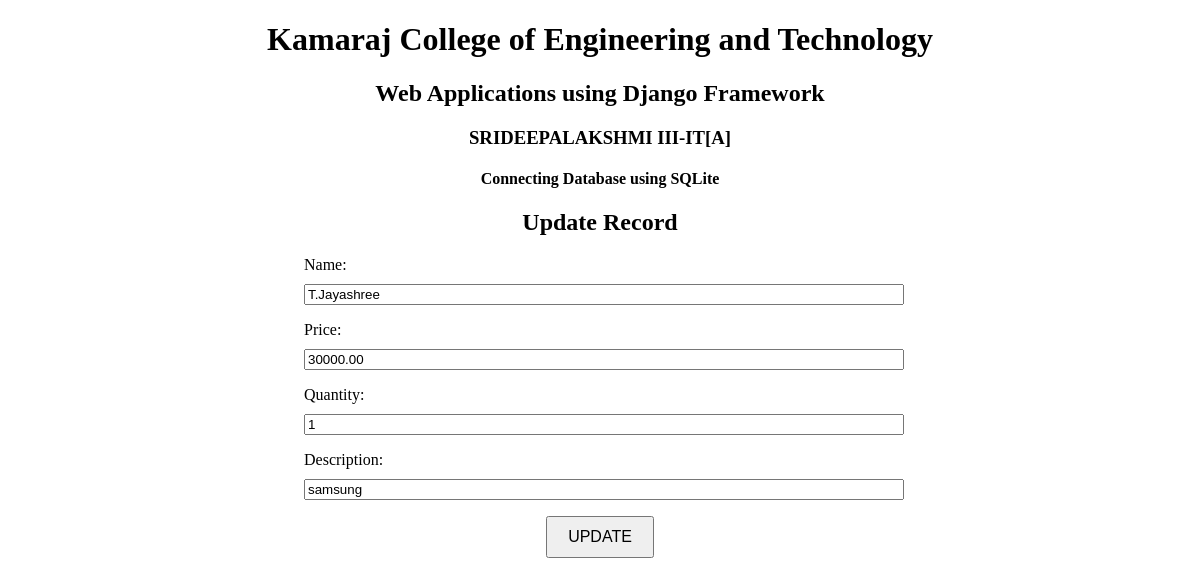
The page /update/4/ on the database its author committed.
### ex6app/models.py (models this page shows, shortened)
class Product(models.Model):
    name = models.CharField(max_length=100)
    price = models.DecimalField(max_digits=10, decimal_places=2)
    quantity = models.PositiveIntegerField()
    description = models.CharField(max_length=100)

### ex6app/views.py (the view)
# urls.py: path('update/<int:pk>/', views.product_update, name='product_update'),  # Update product by ID
def product_update(request, pk):
    product = get_object_or_404(Product, pk=pk)
    if request.method == 'POST':
        form = ProductForm(request.POST, instance=product)
        if form.is_valid():
            form.save()
            return redirect('product_list')
    else:
        form = ProductForm(instance=product)
    return render(request, 'product_form.html', {'form': form})

### ex6app/forms.py
class ProductForm(forms.ModelForm):
    class Meta:
        model = Product
        fields = ['name', 'price', 'quantity', 'description']

### ex6app/templates/product_form.html (shortened to what this page needs)
<!DOCTYPE html>
<html lang="en">
<head>
</head>
<body>
    <h1>Kamaraj College of Engineering and Technology</h1>
    <h2>Web Applications using Django Framework</h2>
    <h3>SRIDEEPALAKSHMI III-IT[A]</h3>
    <h4>Connecting Database using SQLite</h4>
    <div class="form-container">
        {% if form.instance.pk %}
            <h2>Update Record</h2>
        {% else %}
            <h2>Create Record</h2>
        {% endif %}
        <form method="POST">
            {{ form.as_p }}
            {% if form.instance.pk %}
                <button type="submit">UPDATE</button>
            {% else %}
                <button type="submit">INSERT</button>
            {% endif %}
        </form>
    </div>
</body>
</html>

### ex6app/templates/product_form.html (style rules this page uses)
.form-container { width: 50%; margin: auto; text-align: center; }
label, input { display: block; margin-bottom: 10px; width: 100%; text-align: left; }
button { padding: 10px 20px; font-size: 16px; }
body { text-align: center; }

### rows shown on the page
Product: name "T.Jayashree", price "30000.00", quantity "1", description "samsung"
